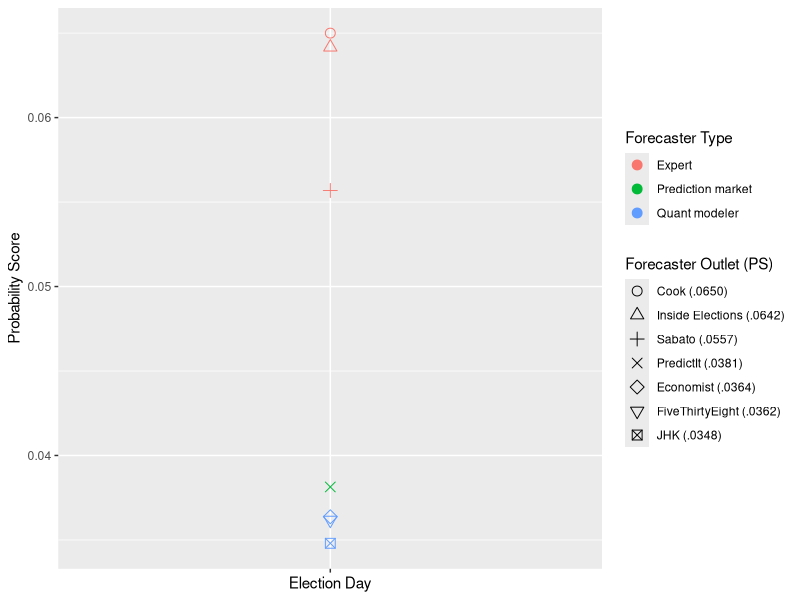
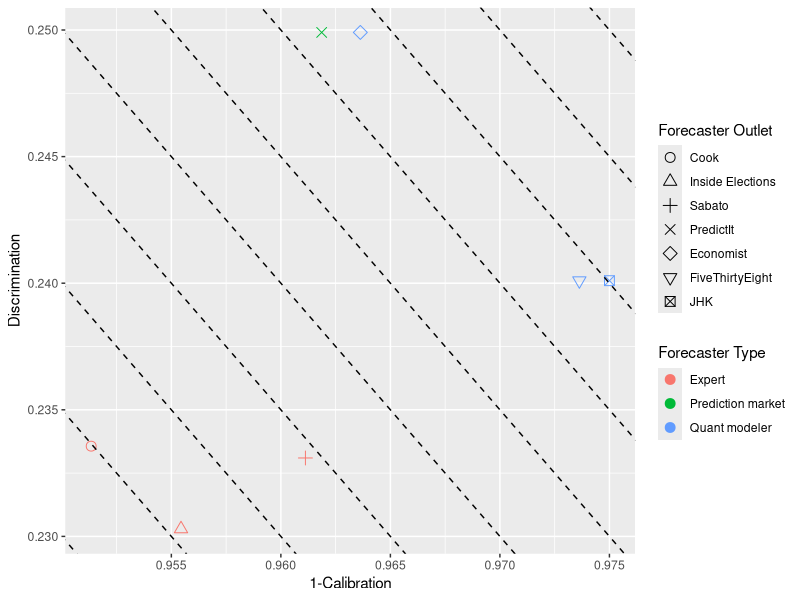
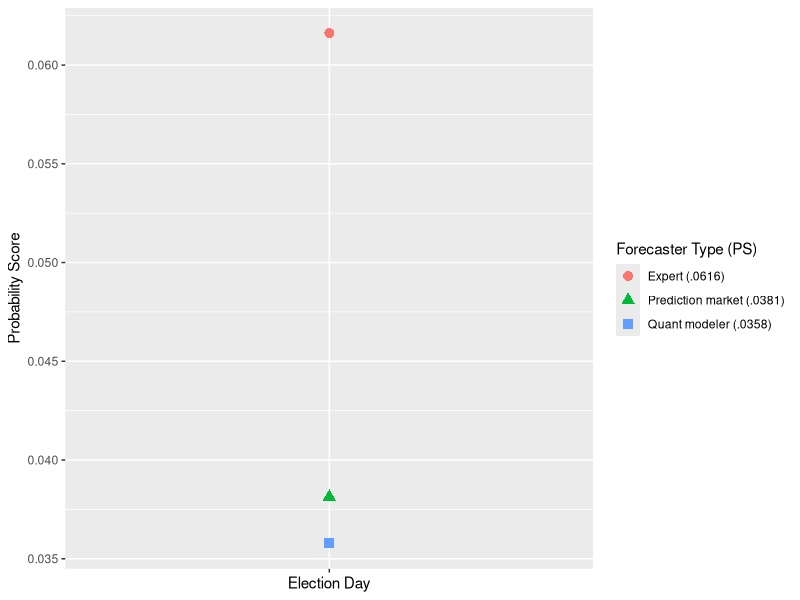
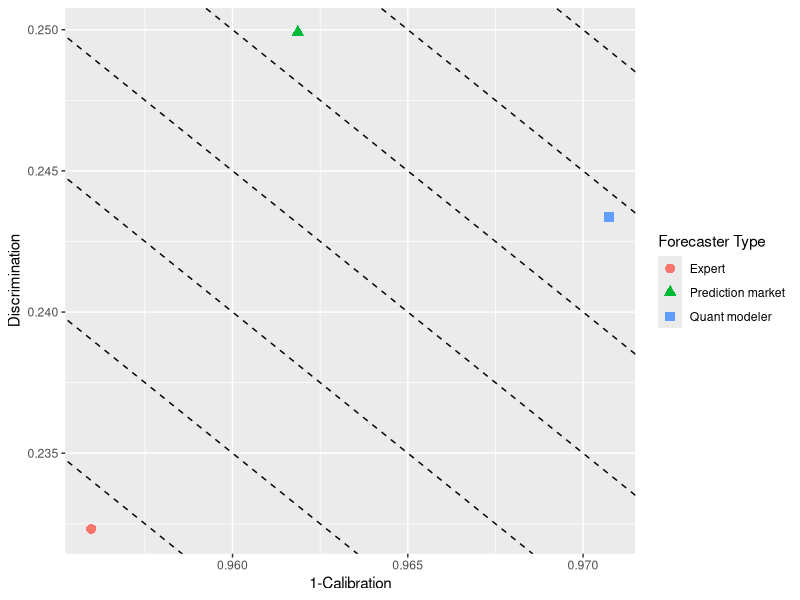
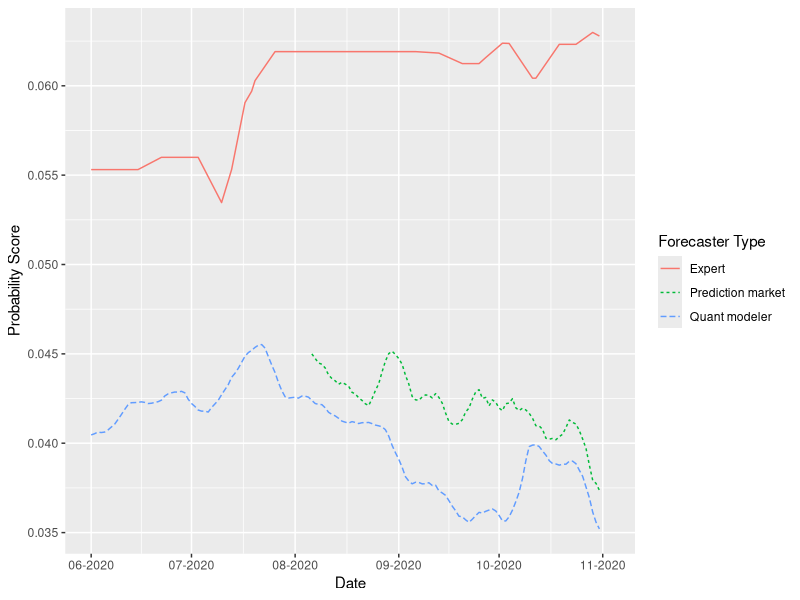
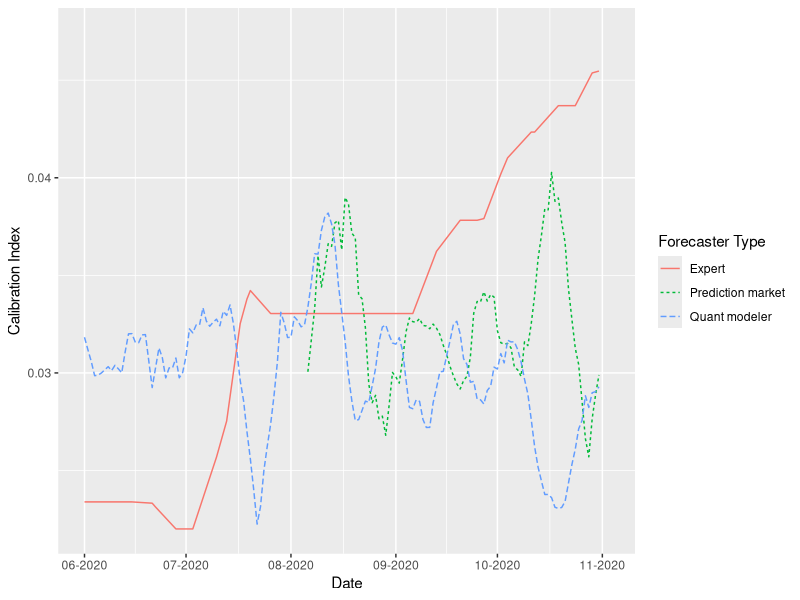
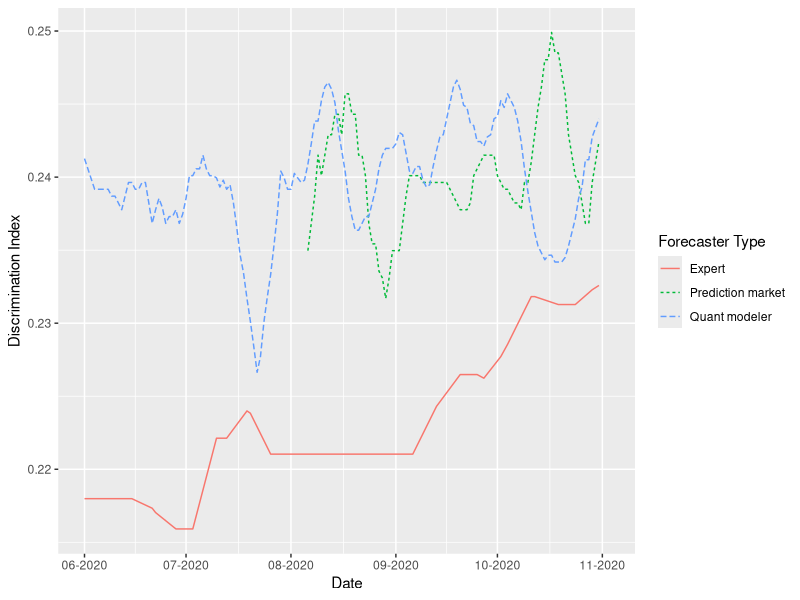
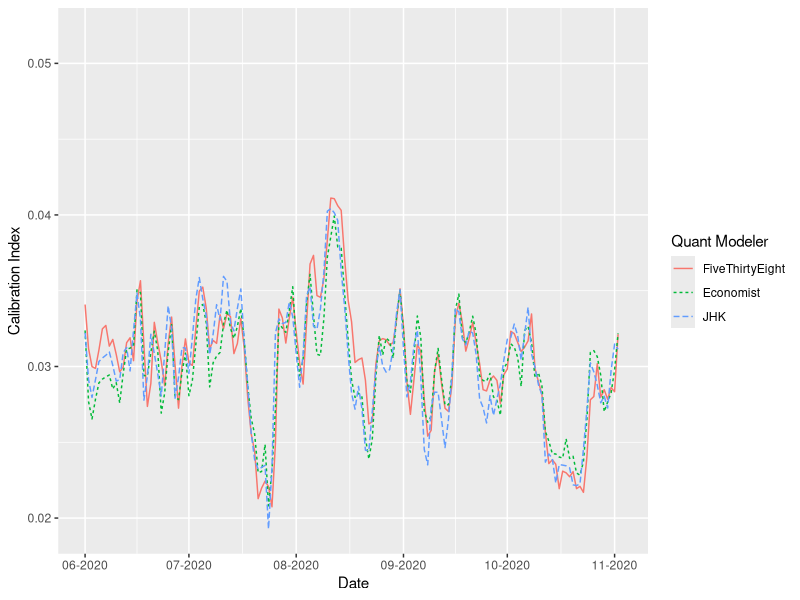

Write R code to recreate these figures, in order.
#### Analysis of results ####

#### Setup ####

# Load packages
library(tidyverse)
library(zoo)

### Load data
setwd("data/Election_results")
f_results <- read_csv("results_byforecaster.csv")
# ft_results <- read_csv("results_byforecastertype.csv")

# # Drop JHK
# f_results <- filter(f_results, forecaster != "jhk")
# ft_results <- filter(ft_results, forecaster_type != "quant_modeler")
# Keep JHK
# ft_results <- filter(ft_results, forecaster_type != "quant_modeler_nojhk")

# # Round results to nearest 4th decimal
# f_results[, 3:7] <- round(f_results[, 3:7], 4)
# ft_results[, 3:7] <- round(ft_results[, 3:7], 4)

# Add forecaster type variable to forecaster outlet data
f_results <- mutate(f_results, forecaster_type = 
                      case_when(forecaster == "538" | forecaster == "economist" | forecaster == "jhk" ~ "quant_modeler", 
                                forecaster == "cook" | forecaster == "sabato" | forecaster == "inside" ~ "expert", 
                                forecaster == "predictit" ~ "market"))

# Calculate mean scores
ft_means <- group_by(f_results, forecaster_type, date) %>% 
  summarise(PS = mean(PS), VI = mean(VI), CI = mean(CI), DI = mean(DI)) %>% 
  mutate(PS_calc = VI+CI-DI) %>% 
  mutate(PS_diff = PS - PS_calc)

# Cut off dates before June 1, 2020
# f_results <- filter(f_results, date >= as.Date("2020-06-01"))
# ft_results <- filter(ft_results, date >= as.Date("2020-06-01"))

#### Graphing ####

#### Election day forecasts

# Select election day forecasts
f_results_eday <- filter(f_results, date == as.Date("2020-11-03"))
ft_means_eday <- filter(ft_means, date == as.Date("2020-11-03"))

### Forecaster outlets

## PS
ggplot(f_results_eday, aes(y = PS, x = date, color = forecaster_type, shape = forecaster)) + 
  geom_point(size = 3) + 
  ylab("Probability Score") + xlab("Election Day") +  
  theme(axis.text.x=element_blank()) + 
  scale_color_discrete(name = "Forecaster Type", labels = c("Expert", "Prediction market", "Quant modeler")) + 
  scale_shape_manual(values=1:7, limits = c("cook", "inside", "sabato", "predictit", "economist", "538", "jhk"), 
                       name = "Forecaster Outlet (PS)", 
                       labels = c("Cook (.0650)", "Inside Elections (.0642)", "Sabato (.0557)", 
                                  "PredictIt (.0381)", "Economist (.0364)", "FiveThirtyEight (.0362)", 
                                  "JHK (.0348)"))

  
## CI + DI
ggplot(f_results_eday, aes(x = 1-CI, y = DI, color = forecaster_type, shape = forecaster)) + 
  geom_point(size = 3) + 
  xlab("1-Calibration") + ylab("Discrimination") + 
  scale_color_discrete(name = "Forecaster Type", labels = c("Expert", "Prediction market", "Quant modeler")) + 
  scale_shape_manual(values=1:7, limits = c("cook", "inside", "sabato", "predictit", "economist", "538", "jhk"), 
                    name = "Forecaster Outlet", 
                    labels = c("Cook", "Inside Elections", "Sabato", 
                               "PredictIt", "Economist", "FiveThirtyEight", 
                               "JHK")) + 
  geom_abline(slope = -1, intercept = seq(0, 10, by = .005), lty = "dashed")

### Forecaster types

## PS
ggplot(ft_means_eday, aes(y = PS, x = date, color = forecaster_type, shape = forecaster_type)) + 
  geom_point(size = 3) + 
  ylab("Probability Score") + xlab("Election Day") +  
  theme(axis.text.x=element_blank()) + 
  scale_shape_discrete(name = "Forecaster Type (PS)", 
                       labels = c("Expert (.0616)", "Prediction market (.0381)", "Quant modeler (.0358)")) + 
  scale_color_discrete(name = "Forecaster Type (PS)", 
                       labels = c("Expert (.0616)", "Prediction market (.0381)", "Quant modeler (.0358)"))

## CI + DI
ggplot(ft_means_eday, aes(x = 1-CI, y = DI, color = forecaster_type, shape = forecaster_type)) + 
  geom_point(size = 3) + 
  xlab("1-Calibration") + ylab("Discrimination") + 
  scale_color_discrete(name = "Forecaster Type", labels = c("Expert", "Prediction market", "Quant modeler")) + 
  scale_shape_discrete(name = "Forecaster Type", labels = c("Expert", "Prediction market", "Quant modeler")) + 
  geom_abline(slope = -1, intercept = seq(0, 10, by = .005), lty = "dashed")

#### Forecasts over time

### Forecaster outlets

# ## PS
# ggplot(f_results, aes(y = PS, x = date, color = forecaster_type, lty = forecaster)) + 
#   geom_path() + 
#   ylab("Probability Score") + 
#   scale_x_date(date_labels = "%m-%Y", date_breaks = "1 month", 
#                limit=c(as.Date("2020-06-01"),as.Date("2020-11-03")), name = "Date") + 
#   scale_color_discrete(name = "Forecaster Type", labels = c("Expert", "Prediction market", "Quant modeler")) + 
#   scale_linetype_discrete(limits = c("cook", "inside", "sabato", "predictit", "economist", "538", "jhk"), 
#                      name = "Forecaster Outlet", 
#                      labels = c("Cook", "Inside Elections", "Sabato", 
#                                 "PredictIt", "Economist", "FiveThirtyEight", 
#                                 "JHK"))
# 
# ## CI
# ggplot(f_results, aes(y = CI, x = date, color = forecaster_type, lty = forecaster)) + 
#   geom_path() + 
#   ylab("Calibration Index") + 
#   scale_x_date(date_labels = "%m-%Y", date_breaks = "1 month", 
#                limit=c(as.Date("2020-06-01"),as.Date("2020-11-03")), name = "Date") + 
#   scale_color_discrete(name = "Forecaster Type", labels = c("Expert", "Prediction market", "Quant modeler")) + 
#   scale_linetype_discrete(limits = c("cook", "inside", "sabato", "predictit", "economist", "538", "jhk"), 
#                           name = "Forecaster Outlet", 
#                           labels = c("Cook", "Inside Elections", "Sabato", 
#                                      "PredictIt", "Economist", "FiveThirtyEight", 
#                                      "JHK"))
# 
# ## DI
# ggplot(f_results, aes(y = DI, x = date, color = forecaster_type, lty = forecaster)) + 
#   geom_path() + 
#   ylab("Discrimination Index") + 
#   scale_x_date(date_labels = "%m-%Y", date_breaks = "1 month", 
#                limit=c(as.Date("2020-06-01"),as.Date("2020-11-03")), name = "Date") + 
#   scale_color_discrete(name = "Forecaster Type", labels = c("Expert", "Prediction market", "Quant modeler")) + 
#   scale_linetype_discrete(limits = c("cook", "inside", "sabato", "predictit", "economist", "538", "jhk"), 
#                           name = "Forecaster Outlet", 
#                           labels = c("Cook", "Inside Elections", "Sabato", 
#                                      "PredictIt", "Economist", "FiveThirtyEight", 
#                                      "JHK"))

### Forecaster types

## PS
mutate(ft_means, roll_PS = rollmean(PS, 7, fill = NA)) %>% 
  ggplot(aes(y = roll_PS, x = date, color = forecaster_type, lty = forecaster_type)) + 
  geom_path() + 
  ylab("Probability Score") + 
  scale_x_date(date_labels = "%m-%Y", date_breaks = "1 month", 
               limit=c(as.Date("2020-06-01"),as.Date("2020-11-03")), name = "Date") + 
  scale_color_discrete(name = "Forecaster Type", labels = c("Expert", "Prediction market", "Quant modeler")) + 
  scale_linetype_discrete(name = "Forecaster Type", labels = c("Expert", "Prediction market", "Quant modeler"))

## CI
mutate(ft_means, roll_CI = rollmean(CI, 7, fill = NA)) %>% 
  ggplot(aes(y = roll_CI, x = date, color = forecaster_type, lty = forecaster_type)) + 
  geom_path() + 
  ylab("Calibration Index") + 
  scale_x_date(date_labels = "%m-%Y", date_breaks = "1 month", 
               limit=c(as.Date("2020-06-01"),as.Date("2020-11-03")), name = "Date") + 
  scale_color_discrete(name = "Forecaster Type", labels = c("Expert", "Prediction market", "Quant modeler")) + 
  scale_linetype_discrete(name = "Forecaster Type", labels = c("Expert", "Prediction market", "Quant modeler"))

## DI
mutate(ft_means, roll_DI = rollmean(DI, 7, fill = NA)) %>% 
  ggplot(aes(y = roll_DI, x = date, color = forecaster_type, lty = forecaster_type)) + 
  geom_path() + 
  ylab("Discrimination Index") + 
  scale_x_date(date_labels = "%m-%Y", date_breaks = "1 month", 
               limit=c(as.Date("2020-06-01"),as.Date("2020-11-03")), name = "Date") + 
  scale_color_discrete(name = "Forecaster Type", labels = c("Expert", "Prediction market", "Quant modeler")) + 
  scale_linetype_discrete(name = "Forecaster Type", labels = c("Expert", "Prediction market", "Quant modeler"))

### Quant modelers

## CI
filter(f_results, forecaster_type == "quant_modeler") %>% 
  mutate(roll_CI = rollmean(CI, 7, fill = NA)) %>% 
  ggplot(aes(y = roll_CI, x = date, color = forecaster, lty = forecaster)) + 
  geom_path() + 
  ylab("Calibration Index") + 
  scale_x_date(date_labels = "%m-%Y", date_breaks = "1 month", 
               limit=c(as.Date("2020-06-01"),as.Date("2020-11-03")), name = "Date") + 
  scale_color_discrete(name = "Quant Modeler", labels = c("FiveThirtyEight", "Economist", "JHK")) + 
  scale_linetype_discrete(name = "Quant Modeler", labels = c("FiveThirtyEight", "Economist", "JHK"))

## DI
filter(f_results, forecaster_type == "quant_modeler") %>% 
  mutate(roll_DI = rollmean(DI, 7, fill = NA)) %>% 
  ggplot(aes(y = roll_DI, x = date, color = forecaster, lty = forecaster)) + 
  geom_path() + 
  ylab("Discrimination Index") + 
  scale_x_date(date_labels = "%m-%Y", date_breaks = "1 month", 
               limit=c(as.Date("2020-06-01"),as.Date("2020-11-03")), name = "Date") + 
  scale_color_discrete(name = "Quant Modeler", labels = c("FiveThirtyEight", "Economist", "JHK")) + 
  scale_linetype_discrete(name = "Quant Modeler", labels = c("FiveThirtyEight", "Economist", "JHK"))

### Experts

## CI
filter(f_results, forecaster_type == "expert") %>% 
  ggplot(aes(y = CI, x = date, color = forecaster, lty = forecaster)) + 
  geom_path() + 
  ylab("Calibration Index") + 
  scale_x_date(date_labels = "%m-%Y", date_breaks = "1 month", 
               limit=c(as.Date("2020-06-01"),as.Date("2020-11-03")), name = "Date") + 
  scale_color_discrete(name = "Expert", labels = c("Cook", "Inside Elections", "Sabato")) + 
  scale_linetype_discrete(name = "Expert", labels = c("Cook", "Inside Elections", "Sabato"))

## DI
filter(f_results, forecaster_type == "expert") %>% 
  ggplot(aes(y = DI, x = date, color = forecaster, lty = forecaster)) + 
  geom_path() + 
  ylab("Discrimination Index") + 
  scale_x_date(date_labels = "%m-%Y", date_breaks = "1 month", 
               limit=c(as.Date("2020-06-01"),as.Date("2020-11-03")), name = "Date") + 
  scale_color_discrete(name = "Expert", labels = c("Cook", "Inside Elections", "Sabato")) + 
  scale_linetype_discrete(name = "Expert", labels = c("Cook", "Inside Elections", "Sabato"))
